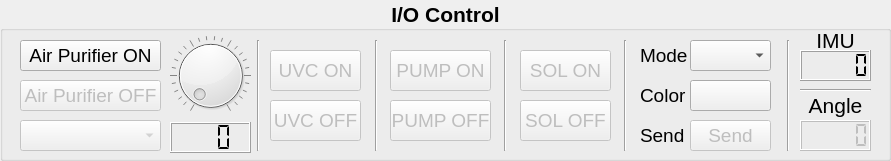
   <widget class="QGroupBox" name="ioctrl_groupBox">
    <property name="geometry">
     <rect>
      <x>10</x>
      <y>400</y>
      <width>891</width>
      <height>161</height>
     </rect>
    </property>
    <property name="font">
     <font>
      <pointsize>16</pointsize>
      <weight>75</weight>
      <bold>true</bold>
     </font>
    </property>
    <property name="title">
     <string>I/O Control</string>
    </property>
    <property name="alignment">
     <set>Qt::AlignCenter</set>
    </property>
    <widget class="QPushButton" name="purion_PB">
     <property name="geometry">
      <rect>
       <x>20</x>
       <y>40</y>
       <width>141</width>
       <height>31</height>
      </rect>
     </property>
     <property name="font">
      <font>
       <pointsize>14</pointsize>
       <weight>50</weight>
       <bold>false</bold>
      </font>
     </property>
     <property name="text">
      <string>Air Purifier ON</string>
     </property>
    </widget>
    <widget class="QPushButton" name="purioff_PB">
     <property name="enabled">
      <bool>false</bool>
     </property>
     <property name="geometry">
      <rect>
       <x>20</x>
       <y>80</y>
       <width>141</width>
       <height>31</height>
      </rect>
     </property>
     <property name="font">
      <font>
       <pointsize>14</pointsize>
       <weight>50</weight>
       <bold>false</bold>
      </font>
     </property>
     <property name="text">
      <string>Air Purifier OFF</string>
     </property>
    </widget>
    <widget class="QPushButton" name="uvcon_PB">
     <property name="enabled">
      <bool>false</bool>
     </property>
     <property name="geometry">
      <rect>
       <x>270</x>
       <y>50</y>
       <width>91</width>
       <height>41</height>
      </rect>
     </property>
     <property name="font">
      <font>
       <pointsize>14</pointsize>
       <weight>50</weight>
       <bold>false</bold>
      </font>
     </property>
     <property name="text">
      <string>UVC ON</string>
     </property>
    </widget>
    <widget class="QPushButton" name="uvcoff_PB">
     <property name="enabled">
      <bool>false</bool>
     </property>
     <property name="geometry">
      <rect>
       <x>270</x>
       <y>100</y>
       <width>91</width>
       <height>41</height>
      </rect>
     </property>
     <property name="font">
      <font>
       <pointsize>14</pointsize>
       <weight>50</weight>
       <bold>false</bold>
      </font>
     </property>
     <property name="text">
      <string>UVC OFF</string>
     </property>
    </widget>
    <widget class="QDial" name="airPurifier_dial">
     <property name="geometry">
      <rect>
       <x>170</x>
       <y>30</y>
       <width>81</width>
       <height>91</height>
      </rect>
     </property>
     <property name="singleStep">
      <number>4</number>
     </property>
     <property name="notchesVisible">
      <bool>true</bool>
     </property>
    </widget>
    <widget class="QLCDNumber" name="apval_lcdNumber">
     <property name="enabled">
      <bool>true</bool>
     </property>
     <property name="geometry">
      <rect>
       <x>170</x>
       <y>122</y>
       <width>81</width>
       <height>31</height>
      </rect>
     </property>
     <property name="font">
      <font>
       <weight>75</weight>
       <bold>true</bold>
      </font>
     </property>
     <property name="smallDecimalPoint">
      <bool>false</bool>
     </property>
     <property name="digitCount">
      <number>3</number>
     </property>
     <property name="segmentStyle">
      <enum>QLCDNumber::Flat</enum>
     </property>
    </widget>
    <widget class="QLabel" name="modeled_label">
     <property name="geometry">
      <rect>
       <x>640</x>
       <y>40</y>
       <width>51</width>
       <height>31</height>
      </rect>
     </property>
     <property name="font">
      <font>
       <pointsize>14</pointsize>
       <weight>50</weight>
       <bold>false</bold>
      </font>
     </property>
     <property name="text">
      <string>Mode</string>
     </property>
    </widget>
    <widget class="QLabel" name="colorled_label">
     <property name="geometry">
      <rect>
       <x>640</x>
       <y>80</y>
       <width>51</width>
       <height>31</height>
      </rect>
     </property>
     <property name="font">
      <font>
       <pointsize>14</pointsize>
       <weight>50</weight>
       <bold>false</bold>
      </font>
     </property>
     <property name="text">
      <string>Color</string>
     </property>
    </widget>
    <widget class="QComboBox" name="rearMode_CB">
     <property name="enabled">
      <bool>true</bool>
     </property>
     <property name="geometry">
      <rect>
       <x>690</x>
       <y>40</y>
       <width>81</width>
       <height>31</height>
      </rect>
     </property>
     <property name="font">
      <font>
       <pointsize>14</pointsize>
       <weight>50</weight>
       <bold>false</bold>
      </font>
     </property>
    </widget>
    <widget class="QPushButton" name="rearcolor_PB">
     <property name="enabled">
      <bool>true</bool>
     </property>
     <property name="geometry">
      <rect>
       <x>690</x>
       <y>80</y>
       <width>81</width>
       <height>31</height>
      </rect>
     </property>
     <property name="font">
      <font>
       <pointsize>14</pointsize>
       <weight>50</weight>
       <bold>false</bold>
      </font>
     </property>
    </widget>
    <widget class="QLabel" name="sendled_label">
     <property name="geometry">
      <rect>
       <x>640</x>
       <y>120</y>
       <width>51</width>
       <height>31</height>
      </rect>
     </property>
     <property name="font">
      <font>
       <pointsize>14</pointsize>
       <weight>50</weight>
       <bold>false</bold>
      </font>
     </property>
     <property name="text">
      <string>Send</string>
     </property>
     <property name="alignment">
      <set>Qt::AlignLeading|Qt::AlignLeft|Qt::AlignVCenter</set>
     </property>
    </widget>
    <widget class="QPushButton" name="ledcmdsend_PB">
     <property name="enabled">
      <bool>false</bool>
     </property>
     <property name="geometry">
      <rect>
       <x>690</x>
       <y>120</y>
       <width>81</width>
       <height>31</height>
      </rect>
     </property>
     <property name="font">
      <font>
       <pointsize>14</pointsize>
       <weight>50</weight>
       <bold>false</bold>
      </font>
     </property>
     <property name="text">
      <string>Send</string>
     </property>
    </widget>
    <widget class="Line" name="line">
     <property name="geometry">
      <rect>
       <x>250</x>
       <y>40</y>
       <width>16</width>
       <height>111</height>
      </rect>
     </property>
     <property name="orientation">
      <enum>Qt::Vertical</enum>
     </property>
    </widget>
    <widget class="Line" name="line_2">
     <property name="geometry">
      <rect>
       <x>366</x>
       <y>40</y>
       <width>20</width>
       <height>111</height>
      </rect>
     </property>
     <property name="orientation">
      <enum>Qt::Vertical</enum>
     </property>
    </widget>
    <widget class="Line" name="line_3">
     <property name="geometry">
      <rect>
       <x>780</x>
       <y>40</y>
       <width>16</width>
       <height>111</height>
      </rect>
     </property>
     <property name="orientation">
      <enum>Qt::Vertical</enum>
     </property>
    </widget>
    <widget class="QLabel" name="imu_label">
     <property name="geometry">
      <rect>
       <x>800</x>
       <y>30</y>
       <width>71</width>
       <height>21</height>
      </rect>
     </property>
     <property name="font">
      <font>
       <weight>50</weight>
       <bold>false</bold>
      </font>
     </property>
     <property name="text">
      <string>IMU</string>
     </property>
     <property name="alignment">
      <set>Qt::AlignCenter</set>
     </property>
    </widget>
    <widget class="QLCDNumber" name="imu_lcdNumber">
     <property name="enabled">
      <bool>true</bool>
     </property>
     <property name="geometry">
      <rect>
       <x>800</x>
       <y>50</y>
       <width>71</width>
       <height>31</height>
      </rect>
     </property>
     <property name="font">
      <font>
       <pointsize>14</pointsize>
       <weight>75</weight>
       <italic>false</italic>
       <bold>true</bold>
       <kerning>true</kerning>
      </font>
     </property>
     <property name="frameShape">
      <enum>QFrame::Box</enum>
     </property>
     <property name="frameShadow">
      <enum>QFrame::Raised</enum>
     </property>
     <property name="lineWidth">
      <number>1</number>
     </property>
     <property name="midLineWidth">
      <number>0</number>
     </property>
     <property name="smallDecimalPoint">
      <bool>false</bool>
     </property>
     <property name="segmentStyle">
      <enum>QLCDNumber::Flat</enum>
     </property>
    </widget>
    <widget class="Line" name="line_4">
     <property name="geometry">
      <rect>
       <x>800</x>
       <y>80</y>
       <width>71</width>
       <height>21</height>
      </rect>
     </property>
     <property name="orientation">
      <enum>Qt::Horizontal</enum>
     </property>
    </widget>
    <widget class="QLabel" name="angle_label">
     <property name="geometry">
      <rect>
       <x>800</x>
       <y>90</y>
       <width>71</width>
       <height>31</height>
      </rect>
     </property>
     <property name="font">
      <font>
       <weight>50</weight>
       <bold>false</bold>
      </font>
     </property>
     <property name="text">
      <string>Angle</string>
     </property>
     <property name="alignment">
      <set>Qt::AlignCenter</set>
     </property>
    </widget>
    <widget class="QLCDNumber" name="angle_lcdNumber">
     <property name="enabled">
      <bool>false</bool>
     </property>
     <property name="geometry">
      <rect>
       <x>800</x>
       <y>120</y>
       <width>71</width>
       <height>31</height>
      </rect>
     </property>
     <property name="font">
      <font>
       <pointsize>14</pointsize>
       <weight>75</weight>
       <italic>false</italic>
       <bold>true</bold>
       <kerning>true</kerning>
      </font>
     </property>
     <property name="frameShape">
      <enum>QFrame::Box</enum>
     </property>
     <property name="frameShadow">
      <enum>QFrame::Raised</enum>
     </property>
     <property name="lineWidth">
      <number>1</number>
     </property>
     <property name="midLineWidth">
      <number>0</number>
     </property>
     <property name="smallDecimalPoint">
      <bool>false</bool>
     </property>
     <property name="segmentStyle">
      <enum>QLCDNumber::Flat</enum>
     </property>
    </widget>
    <widget class="QComboBox" name="airpurifval_CB">
     <property name="enabled">
      <bool>false</bool>
     </property>
     <property name="geometry">
      <rect>
       <x>20</x>
       <y>120</y>
       <width>141</width>
       <height>31</height>
      </rect>
     </property>
     <property name="font">
      <font>
       <pointsize>14</pointsize>
       <weight>50</weight>
       <bold>false</bold>
      </font>
     </property>
    </widget>
    <widget class="Line" name="line_5">
     <property name="geometry">
      <rect>
       <x>610</x>
       <y>40</y>
       <width>31</width>
       <height>111</height>
      </rect>
     </property>
     <property name="orientation">
      <enum>Qt::Vertical</enum>
     </property>
    </widget>
    <widget class="Line" name="line_6">
     <property name="geometry">
      <rect>
       <x>490</x>
       <y>40</y>
       <width>31</width>
       <height>111</height>
      </rect>
     </property>
     <property name="orientation">
      <enum>Qt::Vertical</enum>
     </property>
    </widget>
    <widget class="QPushButton" name="pumpon_PB">
     <property name="enabled">
      <bool>false</bool>
     </property>
     <property name="geometry">
      <rect>
       <x>390</x>
       <y>50</y>
       <width>101</width>
       <height>41</height>
      </rect>
     </property>
     <property name="font">
      <font>
       <pointsize>14</pointsize>
       <weight>50</weight>
       <bold>false</bold>
      </font>
     </property>
     <property name="text">
      <string>PUMP ON</string>
     </property>
    </widget>
    <widget class="QPushButton" name="pumpoff_PB">
     <property name="enabled">
      <bool>false</bool>
     </property>
     <property name="geometry">
      <rect>
       <x>390</x>
       <y>100</y>
       <width>101</width>
       <height>41</height>
      </rect>
     </property>
     <property name="font">
      <font>
       <pointsize>14</pointsize>
       <weight>50</weight>
       <bold>false</bold>
      </font>
     </property>
     <property name="text">
      <string>PUMP OFF</string>
     </property>
    </widget>
    <widget class="QPushButton" name="solvalon_PB">
     <property name="enabled">
      <bool>false</bool>
     </property>
     <property name="geometry">
      <rect>
       <x>520</x>
       <y>50</y>
       <width>91</width>
       <height>41</height>
      </rect>
     </property>
     <property name="font">
      <font>
       <pointsize>14</pointsize>
       <weight>50</weight>
       <bold>false</bold>
      </font>
     </property>
     <property name="text">
      <string>SOL ON</string>
     </property>
    </widget>
    <widget class="QPushButton" name="solvaloff_PB">
     <property name="enabled">
      <bool>false</bool>
     </property>
     <property name="geometry">
      <rect>
       <x>520</x>
       <y>100</y>
       <width>91</width>
       <height>41</height>
      </rect>
     </property>
     <property name="font">
      <font>
       <pointsize>14</pointsize>
       <weight>50</weight>
       <bold>false</bold>
      </font>
     </property>
     <property name="text">
      <string>SOL OFF</string>
     </property>
    </widget>
   </widget>
